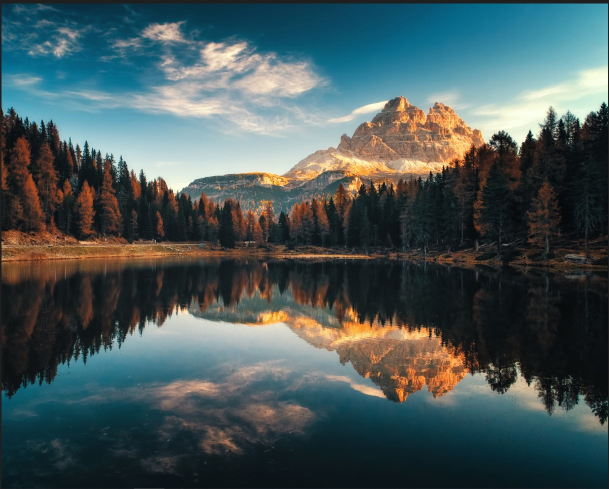
#> input picture OpenCv ie Görüntü İşleme 2/image.jpg, 1217 x 978 px, given in place of the camera (shown at 1/2 size)
$ python color.py
#> lines starting #> are read from the running program, lines starting #| are printed output that depends on the picture; after the words box and inside, x2 and y2 are one past the last pixel; in counts of white or black regions, pixels touching at a corner belong together
# -*- coding: utf-8 -*-
"""
Created on Thu Dec 22 13:52:23 2022

@author: Asli Toplu
"""
import cv2
import numpy as np

camera=cv2.VideoCapture(0)

def nothing(x):
    pass
cv2.namedWindow("frame")
cv2.createTrackbar("H1","frame",0,359,nothing)
#> slider 'H1' is set to 100
cv2.createTrackbar("H2","frame",0,359,nothing)
#> slider 'H2' is set to 359
cv2.createTrackbar("S1","frame",0,255,nothing)
#> slider 'S1' is set to 85
cv2.createTrackbar("S2","frame",0,255,nothing)
#> slider 'S2' is set to 255
cv2.createTrackbar("V1","frame",0,255,nothing)
#> slider 'V1' is set to 85
cv2.createTrackbar("V2","frame",0,255,nothing)
#> slider 'V2' is set to 255

while camera.isOpened():

    _, frame=camera.read()
#> frame is the input picture: shape (978, 1217, 3); mean B, G, R 87.8, 86.9, 71.5

    hsv=cv2.cvtColor(frame, cv2.COLOR_BGR2HSV)
#> hsv: shape (978, 1217, 3); mean H, S, V 75.3, 107.1, 99.9

    H1=int(cv2.getTrackbarPos("H1","frame")/2)
    H2=int(cv2.getTrackbarPos("H2","frame")/2)
    S1=cv2.getTrackbarPos("S1","frame")
    S2=cv2.getTrackbarPos("S2","frame")
    V1=cv2.getTrackbarPos("V1","frame")
    V2=cv2.getTrackbarPos("V2","frame")

    lower=np.array([H1,S1,V1])
    upper=np.array([H2,S2,V2])

    mask=cv2.inRange(hsv,lower,upper)
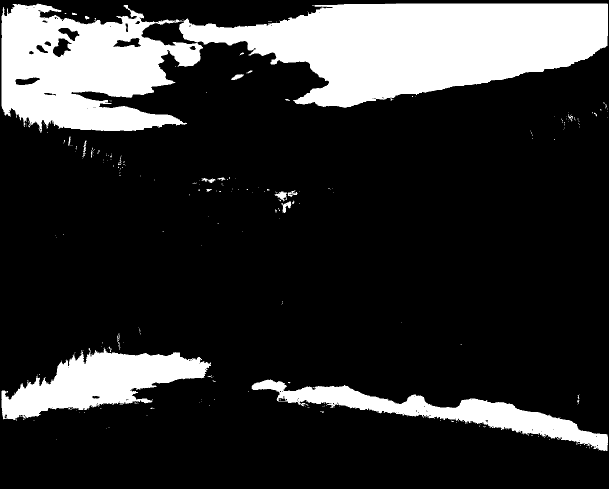
#> mask: shape (978, 1217) (shown at 1/2 size); 19.5% white; 252 white regions (230 under 20 px), largest, box (x1, y1, x2, y2) and area: (3, 7, 1216, 265) 175732, (3, 695, 422, 840) 29623, (503, 759, 1216, 902) 24035

    res=cv2.bitwise_and(frame,frame,mask=mask)
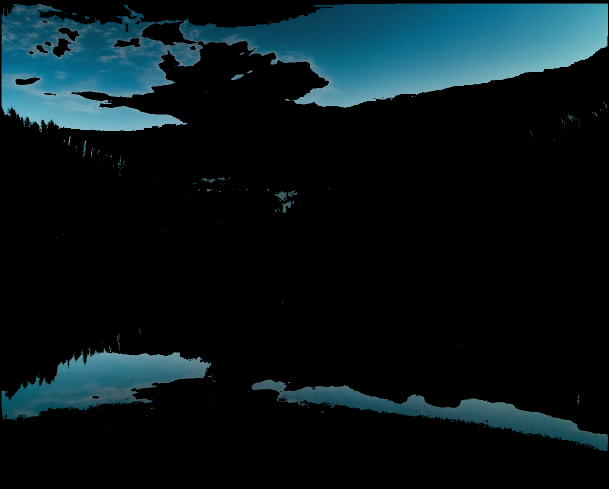
#> res: shape (978, 1217, 3) (shown at 1/2 size); mean B, G, R 26.5, 22.4, 9.1

    cv2.imshow("frame",frame)
    cv2.imshow("mask",mask)
    cv2.imshow("res",res)

    if cv2.waitKey(5)==ord("q"):
#> (key q is pressed here)
        break

camera.release() #q ya bastıktan sonra arka plandaki kamerada kapanıyor
cv2.destroyAllWindows()
